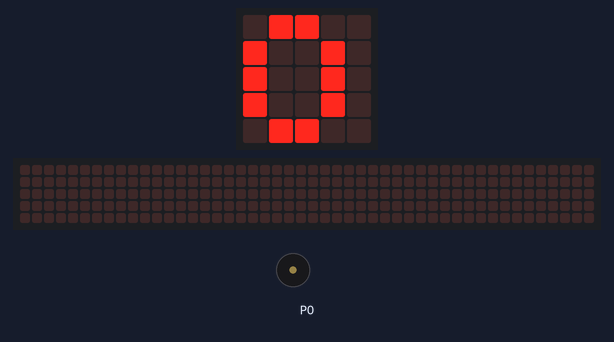
Recording of a program running on a simulated BBC micro:bit (MakeCode). Shown: the board's 5×5 LED display, a strip that is not on the board, showing the scrolling text unrolled, buzzer (waves = sounding). The 48×5 strip is a reading aid, not a part: it shows the text the display is scrolling, unrolled, one strip-width of it at a time.

Above: at 1.5 s.
At 4.65 s:
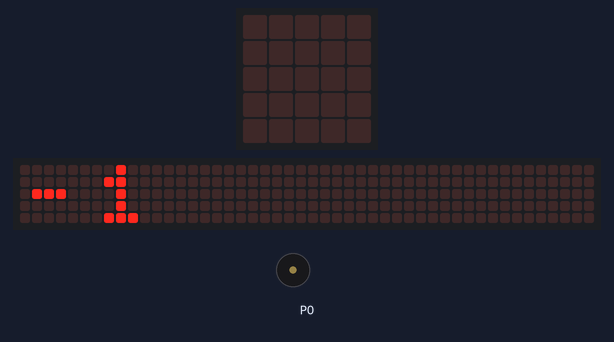
At 10.05 s:
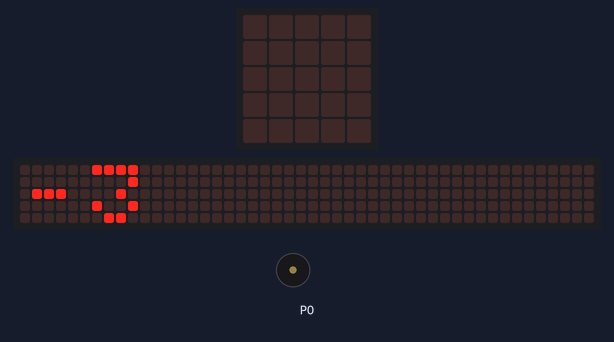
At 33.6 s:
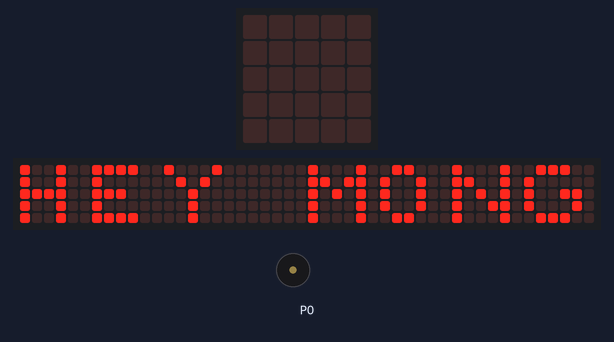
Timing chart, 0 to 35.1 s (numbered marks = the images above):
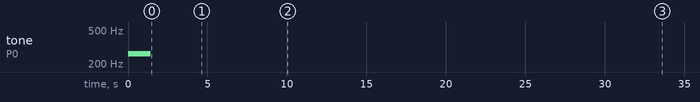

Measured:
- by itself, tone on P0: silent → 262 Hz at 0.00 s, → silent 1.4 s later
- what the display in image 0 shows lasts 0.8 s, from 1.4 s to 2.2 s
- what the display in image 1 shows lasts 0.5 s, from 4.4 s to 4.9 s
- what the display in image 3 shows lasts 0.4 s, from 33.4 s to 33.8 s

The program:

main.ts
```typescript
for (let index = 0; index <= 10; index++) {
    music.playTone(262, music.beat(BeatFraction.Quarter))
}
for (let index = 0; index <= 10; index++) {
    basic.showNumber(0 - index)
}
basic.showString("HEY MONGOOL")
music.playTone(392, music.beat(BeatFraction.Whole))
basic.forever(function () {

})
```

test.ts
```typescript
// tests gaan hier; deze zal niet worden gecompileerd wanneer dit pakket wordt gebruikt als extensie.
```
